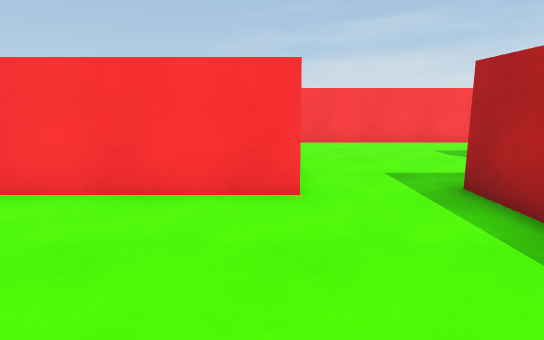
[1] (above)

19 first-person views from a walk through a 3-D level made in the Unity game engine. The camera is 1.3 m above the floor, tilts 10° down and sees 75° across. The floor is counted in squares, 1 m on a side. Each view is taken from the middle of a square. On the plan, view 1 faces up. The plan holds only what a view shows up to about 15 squares ahead; the rest is blank. The place goes on beyond the plan. The player character is not drawn.

[2]
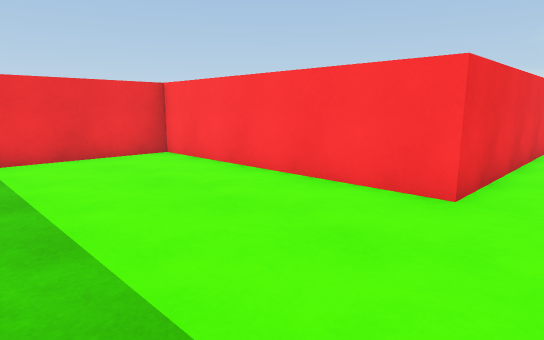

[3]
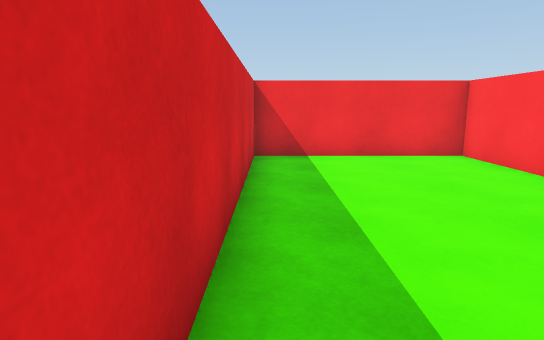

[4]
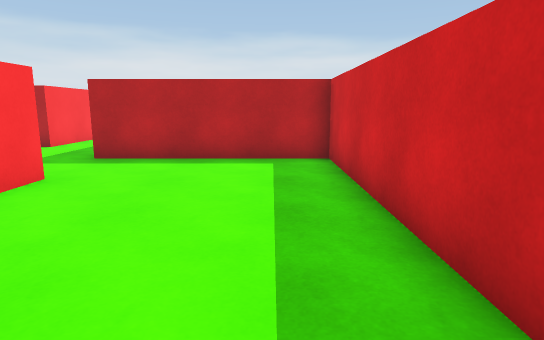

[5]
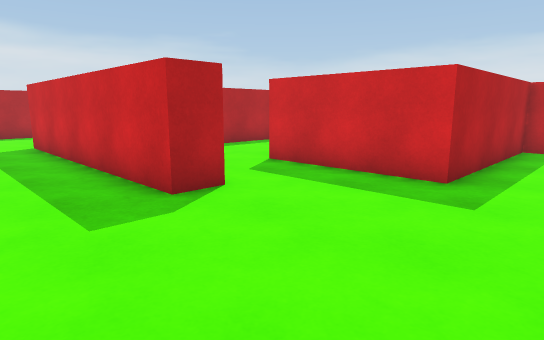

[6]
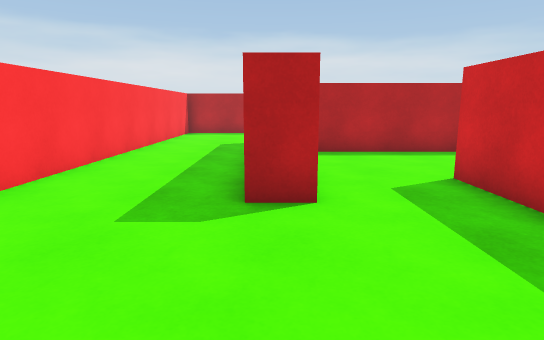

[7]
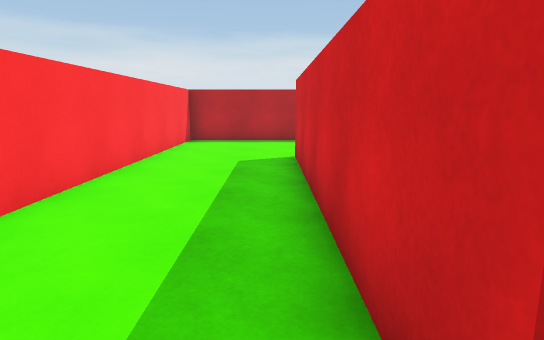

[8]
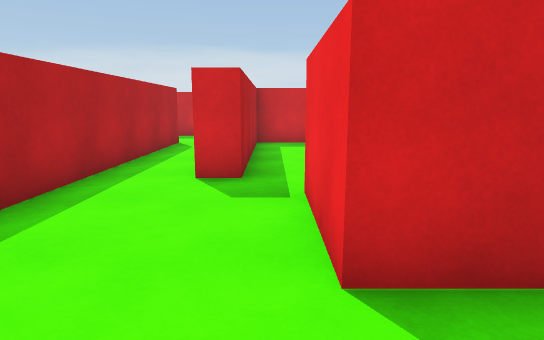

[9]
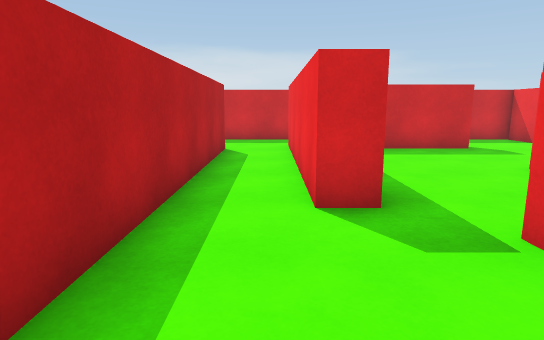

[10]
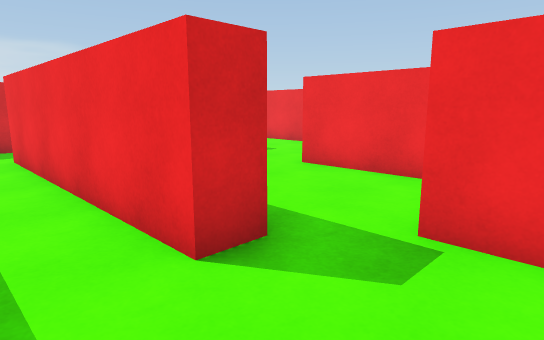

[11]
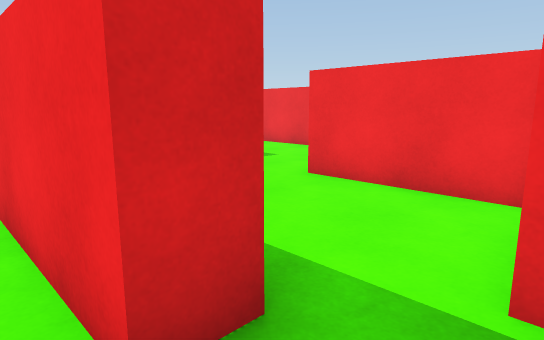

[12]
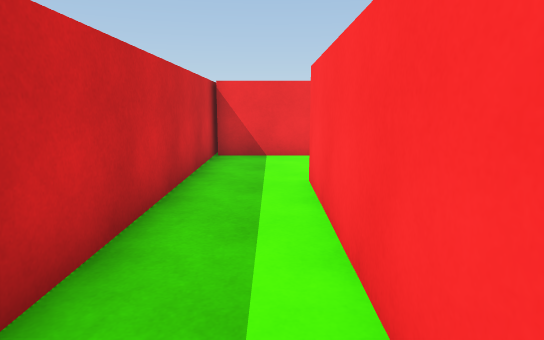

[13]
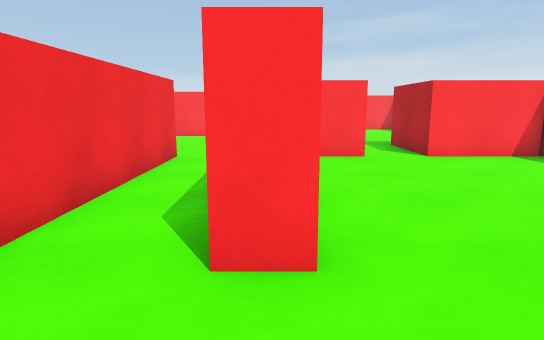

[14]
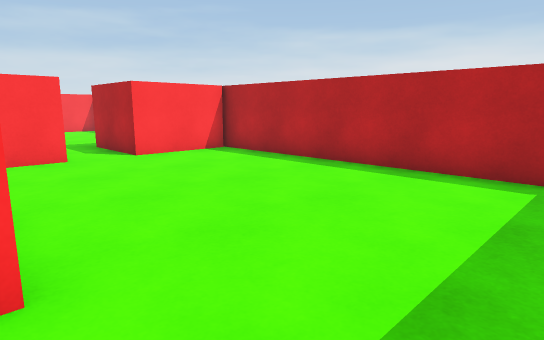

[15]
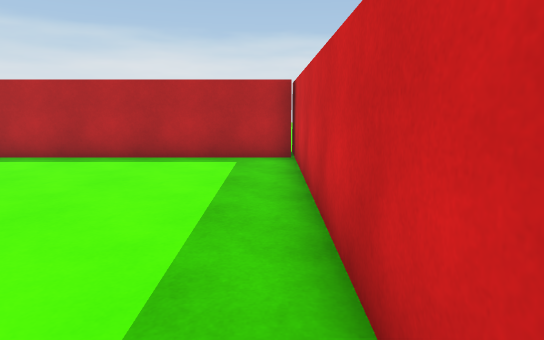

[16]
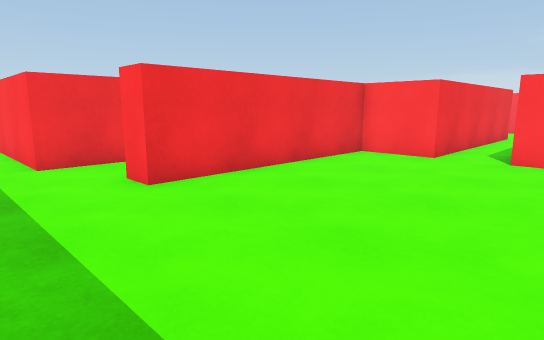

[17]
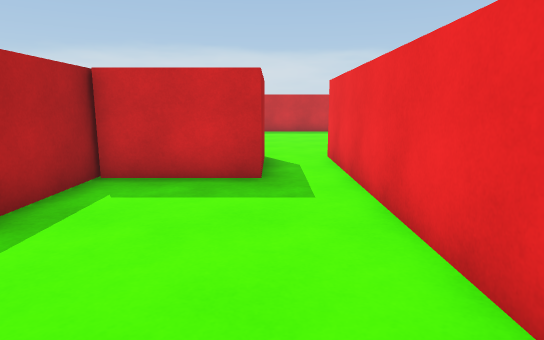

[18]
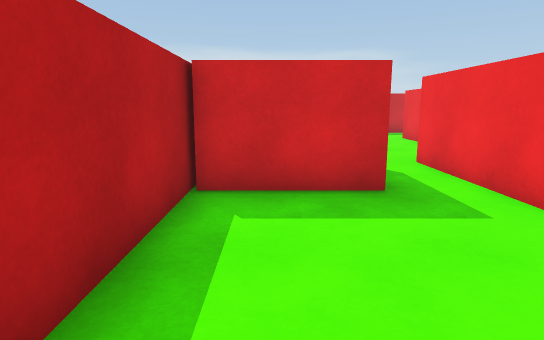

[19]
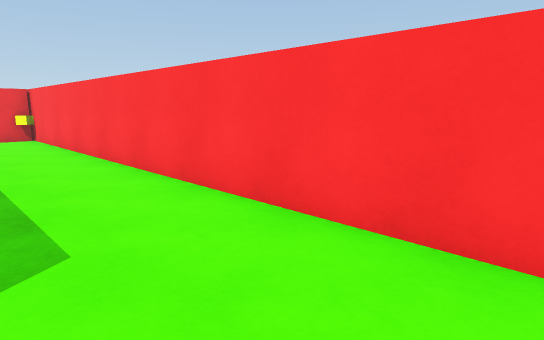

### Floor plan
Points are (right, up) in squares from view 1. A wall is a line through its corners. A room is listed if a view was taken in it or the views show most of it. See-through windows are left out.
Room 1 (views 1, 2, 3, 4)
walls: (0.3, 5.2) (-7.6, 5.2) (-7.6, -0.5) (3.1, -0.5) (3.1, 4.4)
ways out: opening at (1.5, 5) to room 2
Room 2 (views 5, 6, 7, 8, 9, 10, 11, 17, 18, 19)
walls: (8.6, 8.4) (5.8, 8.4) (5.8, 9.4) (14.5, 9.4) (14.5, 1.5); (8.6, 1.5) (9.4, 1.5) (9.4, -6.3); (3.1, 4.4) (3.1, 5.6) (7.5, 5.6) (7.5, 2.5); (16.2, 1.5) (16.2, 4.5) (19.2, 4.5); (0.3, 13.2) (0.3, 5.2); (19.3, 4) (19.3, 13.3) (-0.1, 13.3); (11.5, -5.3) (11.5, 7.6)
ways out: opening at (1.5, 5) to room 1; opening at (10.5, -5.5) to room 3; opening at (15, 2) to room 3; opening at (8, 2) to room 4
Room 3 (views 12, 13, 14, 15, 16)
walls: (14.5, 1.5) (12.4, 1.5) (12.4, -5.3) (11.5, -5.3); (19.2, 1.5) (16.2, 1.5); (9.4, -8.6) (19.3, -8.6) (19.3, 1.8)
ways out: opening at (10.5, -5.5) to room 2; opening at (15, 2) to room 2; opening at (9, -7.5) to room 4
Room 4 (no view inside)
walls: (3.6, -5.3) (8.6, -5.3); (8.6, -5) (8.6, 1.5); (0.3, -4.8) (0.3, -8.5); (9.4, -6.3) (3.6, -6.3); (4.5, 2.2) (4.5, -1.5); (-0.5, -8.6) (9.4, -8.6)
ways out: opening at (8, 2) to room 2; opening at (9, -7.5) to room 3

Where each view was taken, in squares from view 1:
view 1: 0 up, 0 right, facing up
view 2: 0 up, 2 right, facing up-left
view 3: 0 up, 2 right, facing left
view 4: 1 up, 6 left, facing right
view 5: 12 up, 1 right, facing down-right
view 6: 9 up, 1 right, facing right
view 7: 10 up, 5 right, facing right
view 8: 8 up, 8 right, facing down
view 9: 6 up, 10 right, facing down
view 10: 4 up, 11 right, facing down-left
view 11: 3 up, 10 right, facing down-left
view 12: 7 down, 10 right, facing left
view 13: 8 down, 12 right, facing up
view 14: 8 down, 12 right, facing up-right
view 15: 8 down, 10 right, facing right
view 16: 8 down, 18 right, facing up-left
view 17: 11 up, 16 right, facing down
view 18: 10 up, 18 right, facing down
view 19: 10 up, 17 right, facing up-left
